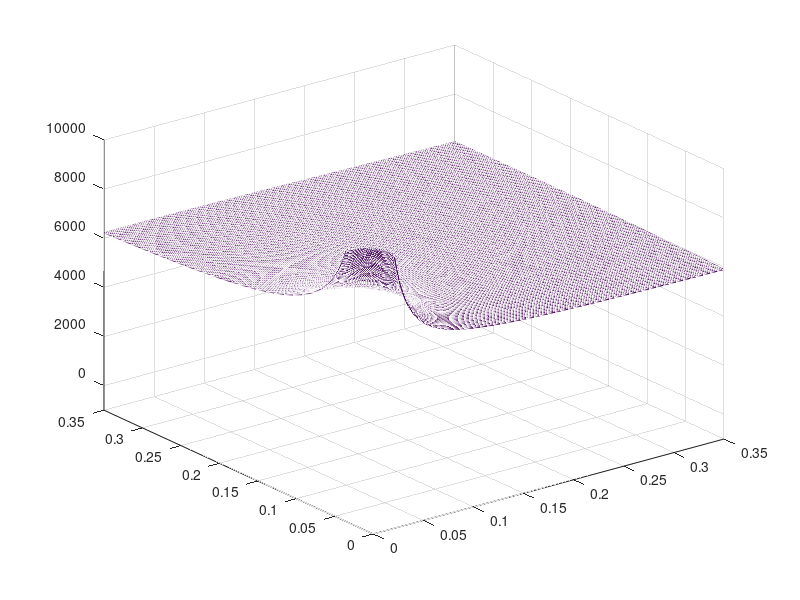

This figure's MATLAB source:
clear all;clc;global R2strich = 3.19;global X2strich = 9.74;global Z2strich = R2strich + j * X2strich;global R1 = 0.077;global X2 = 6.28;global Z1 = R1 + j * X2;global XMstrich = 1413.7;global ratio = 10 / 0.4;global U_Zstrich = 10 * 10^3 / sqrt(3);#Z = 350*10^(-3) + <(330 * 10^(-3))*j#Z = 350*10^(-3)#Z = j*330*10^(-3)global Z = 350*10^(-3) - (330 * 10^(-3))*j;global reZ = (0:1:2000).*10^-3;global imZ = (-1000:1:1000).*10^-3;Zvec = reZ + j.*imZ;#====================================function U1 = getU1 (Z)  global R2strich  global X2strich  global Z2strich  global R1  global X2  global Z1;  global XMstrich;  global ratio;  global U_Zstrich;  global reZ;  global imZ;  Zstrich   = Z .* ratio^2;  I2strich  = U_Zstrich ./ Zstrich;  U_Z2      = I2strich .* Z2strich;  U_Mstrich = U_Z2 + U_Zstrich;  I1        = U_Mstrich ./ (j * XMstrich) + I2strich; # !!  U1        = I1 .* Z1 + U_Mstrich;endfunctiontx  = linspace (0, 0.35, 300)';ty  = linspace (0, 0.35, 300)';[xx, yy] = meshgrid (tx, ty);tz       = getU1(xx+j.*yy);mesh (tx, ty, abs(tz));zlim([-1000, 10000])#mesh (reZ, imZ, abs(U1vec));#abs(U1);#rad2deg(angle(U1));#axis equal;#grid on;